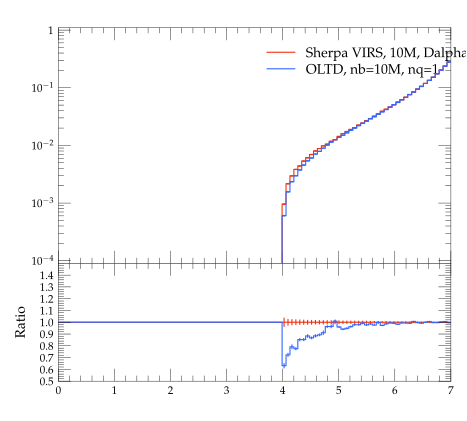

Write Python code to recreate this figure.
#! /usr/bin/env python

# This Python script was auto-generated using YODA v2.0.0.
# Analysis object: /evtb/inc_t_e
# Timestamp: 16-04-2024 (10:05:22)

import matplotlib as mpl
import matplotlib.pyplot as plt
mpl.use('Agg') # comment out for interactive use
import os
import numpy as np

plotDir = os.path.split(os.path.realpath(__file__))[0]
if 'YODA_USER_PLOT_PATH' in globals():
    plot_outdir = globals()['YODA_USER_PLOT_PATH']
else:
    plot_outdir = plotDir

#plot style
plt.style.use(os.path.join(plotDir, '../default.mplstyle'))
# plot metadata
figW, figH = plt.rcParams['figure.figsize']
ax_xLabel = r''
ax_yLabel = r''
ax_title  = r''
ax_xScale = 'linear'
ax_yScale = 'log'
xLims = (0.0, 7.0)
yLims = (9e-05, 1.1)

# TeX-friendly labels for the legend
labels = [ r"Sherpa VIRS, 10M, Dalpha=0.01", r"OLTD, nb=10M, nq=1" ]

# Create figure and axis objects
fig, (ax, ratio0_ax) = plt.subplots(2, 1, sharex=True,
                  figsize=(figW,figH), gridspec_kw={'height_ratios': (2, 1)})
ratio0_ax.yaxis.set_major_locator(mpl.ticker.MultipleLocator(0.1))
ratio0_ax.set_ylim(0.5, 1.4999)
ratio0_ax.set_ylabel('Ratio')

# LineColor map: curve index -> color
linecolors = {0: '#EE3311', 1: '#3366FF'}
# the numerical data is stored in a separate file
dataf = dict()
prefix = os.path.split(__file__)[0]
if prefix:    prefix = prefix + '/'
exec(open(prefix+'inc_t_e__data.py').read(), dataf)


legend_handles = [] # keep track of handles for the legend

# style options for curves
# starts at zorder>=5 to draw curve on top of legend
styles = {
  'curve0': {
    'color' : linecolors[0],
    'linestyle' : '-',
    'marker' : 'o',
    'zorder' : 5,
    'histstyle' : True,
  },
  'curve1': {
    'color' : linecolors[1],
    'linestyle' : '-',
    'marker' : 'o',
    'zorder' : 6,
    'histstyle' : True,
  },
}
# curve from input yoda files in main panel
for label in dataf['yvals'].keys():
    if all(np.isnan(v) for v in dataf['yvals'][label]):
        continue
    tmp = None
    if styles[label]['histstyle']: # draw as histogram
        tmp, = ax.plot(dataf['xedges'], dataf['yedges'][label],
                       color=styles[label]['color'],
                       linestyle=styles[label]['linestyle'],
                       drawstyle='steps-pre', solid_joinstyle='miter',
                       zorder=styles[label]['zorder'], label=label)
        ax.errorbar(dataf['xpoints'], dataf['yvals'][label], color=styles[label]['color'],
                    xerr=dataf['xerrs'], yerr=[dataf['ydowns'][label], dataf['yups'][label]],
                    linestyle='none', zorder=styles[label]['zorder'])
    else: # draw as scatter
        tmp = ax.errorbar(dataf['xpoints'], dataf['yvals'][label],
                          xerr=dataf['xerrs'],
                          yerr=[ dataf['ydowns'][label],
                          dataf['yups'][label] ],
                          fmt=styles[label]['marker'],
                          ecolor=styles[label]['color'],
                          color=styles[label]['color'], zorder=2)
        tmp[-1][0].set_linestyle(styles[label]['linestyle'])
    legend_handles += [tmp]
    for varLabel in dataf['variation_yvals'].keys():
        if varLabel.startswith(label):
            tmp, = ax.plot(dataf['xedges'], dataf['variation_yvals'][varLabel],
                           color=styles[label]['color'],
                           linestyle=styles[label]['linestyle'],
                           drawstyle='steps-pre', solid_joinstyle='miter',
                           zorder=styles[label]['zorder'], alpha=0.5)


# plots on ratio panel
# curve from input yoda files in ratio panel
for label, yvals in dataf['ratio0_yvals'].items():
    if all(np.isnan(v) for v in yvals):
        continue
    if styles[label]['histstyle']: # plot as histogram
        ratio0_ax.plot(dataf['xedges'], yvals,
                       color=styles[label]['color'],
                       linestyle=styles[label]['linestyle'],
                       drawstyle='steps-pre', zorder=1,
                       solid_joinstyle='miter')
        ratio0_ax.vlines(dataf['xpoints'],
                         dataf['ratio0_ymin'][label],
                         dataf['ratio0_ymax'][label],
                         color=styles[label]['color'], zorder=1)
    else: # plot as scatter
        tmp = ratio0_ax.errorbar(dataf['xpoints'],
                                 yvals, xerr=dataf['xerrs'],
                                 yerr=dataf['ratio0_yerrs'][label],
                                 fmt=styles[label]['marker'],
                                 ecolor=styles[label]['color'],
                                 color=styles[label]['color'])
        tmp[-1][0].set_linestyle(styles[label]['linestyle'])

    for varlabel in dataf['ratio0_variation_vals'].keys():
        if varlabel.startswith(label):
            ratio0_ax.plot(dataf['xedges'],
                            dataf['ratio0_variation_vals'][varlabel],
                            color=styles[label]['color'],
                            linestyle=styles[label]['linestyle'],
                            drawstyle='steps-pre', solid_joinstyle='miter',
                            zorder=1, alpha=0.5)

legend_pos = (0.5, 0.97)
ax.legend(legend_handles, labels, loc='upper left', bbox_to_anchor=legend_pos)

# set plot metadata as defined above
ratio0_ax.set_xlabel(ax_xLabel)
ratio0_ax.xaxis.set_label_coords(1., -.15)
ax.set_ylabel(ax_yLabel, loc='top')
ax.set_title(ax_title, loc='left')
ax.set_xscale(ax_xScale)
ax.set_yscale(ax_yScale)
ax.set_xlim(xLims)
ax.set_ylim(yLims)

# tick formatting
plt.rcParams['xtick.top'] = True
plt.rcParams['ytick.right'] = True
ax.yaxis.set_major_locator(mpl.ticker.LogLocator(base=10.0, numticks=np.inf))
ax.yaxis.set_minor_locator(mpl.ticker.LogLocator(
                           base=10.0, subs=np.arange(0.1, 1, 0.1), numticks=np.inf))
fig.align_ylabels((ax, ratio0_ax))
plt.savefig(os.path.join(plot_outdir, 'inc_t_e.pdf'), format='PDF')
plt.savefig(os.path.join(plot_outdir, 'inc_t_e.png'), format='PNG')

plt.close(fig)
